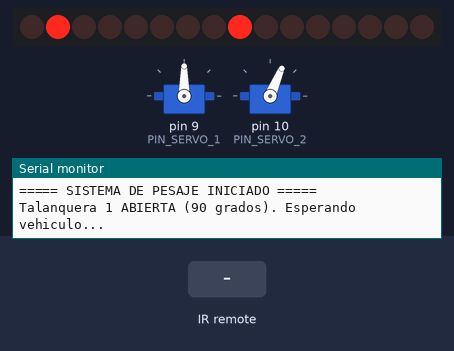
This sketch was run on a simulated Arduino Mega 2560, built with avr-gcc and run on an emulated ATmega2560. Parts: 2 × servo, 16 shift-register outputs drawn as a row of LEDs (first output left, lit = HIGH), the last lines printed to the serial monitor. Wiring (inferred from the names in the program): IR receiver: data pin 7. The inputs (shaded band) are chosen by the test bench.

Above: at 1.2 s.
1.3 s: infrared code 0x27 received
At 2.1 s:
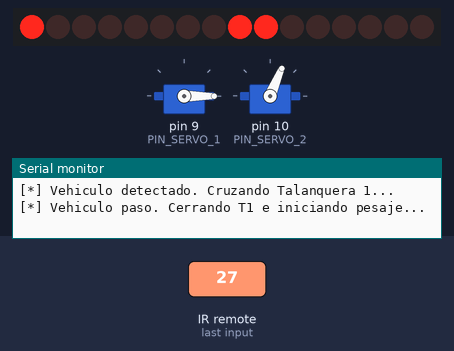
At 6.4 s:
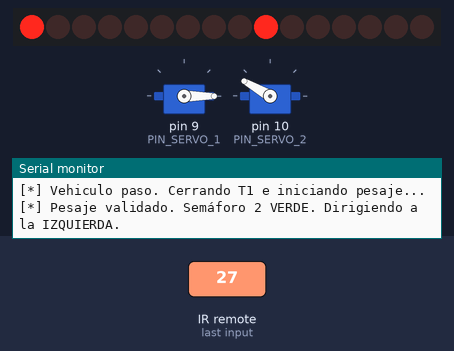
Timing chart, 0 to 11.8 s (numbered marks = the images above; inputs shaded):
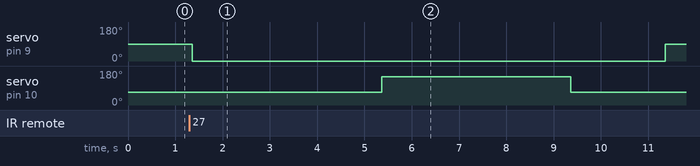

Measured:
- after the input at 1.3 s, servo on pin 9 (PIN_SERVO_1): 90° → 0° after 0.06 s, → 90° 10.0 s later; servo on pin 10 (PIN_SERVO_2): 67° → 150° after 4.1 s, → 67° 4.0 s later

The sketch:

PORTUS_Fase1.ino
```cpp
#include <Servo.h>

// --- Definiciones de Pines ---
#define PIN_SERVO_1 9
#define PIN_SERVO_2 10
#define PIN_SENSOR_IR 7

// Pines para los Semáforos
#define PIN_LATCH 8
#define PIN_CLOCK 11
#define PIN_DATA 12

// --- Estados Binarios de los Colores ---
const byte APAGADO =  B00000000;
const byte ROJO =     B00000001;
const byte VERDE =    B00000010;
const byte AMARILLO = B00000011;

// --- Creación de Objetos ---
Servo talanquera1;
Servo talanquera2;

// --- Variables para control de tiempo e iteración ---
unsigned long tiempoReferencia = 0;
const unsigned long tiempoSimulacionPesaje = 4000;
const unsigned long tiempoSalidaCamion = 4000;
const unsigned long tiempoReinicioCiclo = 2000;

bool turnoIzquierda = true;

// --- Máquina de Estados del Sistema ---
enum EstadoSistema {
  ESPERANDO_INGRESO,
  CRUZANDO_INGRESO,
  SIMULANDO_PESAJE,
  SALIDA_AUTORIZADA,
  REINICIANDO_SISTEMA
};
EstadoSistema estadoActual = ESPERANDO_INGRESO;

void setup() {
  Serial.begin(9600);
  pinMode(PIN_SENSOR_IR, INPUT);

  pinMode(PIN_LATCH, OUTPUT);
  pinMode(PIN_CLOCK, OUTPUT);
  pinMode(PIN_DATA, OUTPUT);

  talanquera1.attach(PIN_SERVO_1);
  talanquera2.attach(PIN_SERVO_2);

  // Configuración Inicial
  centrarTalanquera2();
  abrirTalanquera1();
  actualizarSemaforos(VERDE, ROJO);

  Serial.println("===== SISTEMA DE PESAJE INICIADO =====");
  Serial.println("Talanquera 1 ABIERTA (90 grados). Esperando vehiculo...");
}

void loop() {
  int estadoSensorIR = digitalRead(PIN_SENSOR_IR);

  switch (estadoActual) {

    case ESPERANDO_INGRESO:
      if (estadoSensorIR == LOW) {
        Serial.println("[*] Vehiculo detectado. Cruzando Talanquera 1...");
        estadoActual = CRUZANDO_INGRESO;
      }
      break;

    case CRUZANDO_INGRESO:
      if (estadoSensorIR == HIGH) {
        Serial.println("[*] Vehiculo paso. Cerrando T1 e iniciando pesaje...");

        cerrarTalanquera1();
        actualizarSemaforos(ROJO, AMARILLO);

        tiempoReferencia = millis();
        estadoActual = SIMULANDO_PESAJE;
      }
      break;

    case SIMULANDO_PESAJE:
      if (millis() - tiempoReferencia >= tiempoSimulacionPesaje) {
        actualizarSemaforos(ROJO, VERDE);

        if (turnoIzquierda) {
          Serial.println("[*] Pesaje validado. Semáforo 2 VERDE. Dirigiendo a la IZQUIERDA.");
          apuntarIzquierdaTalanquera2();
        } else {
          Serial.println("[*] Pesaje validado. Semáforo 2 VERDE. Dirigiendo a la DERECHA.");
          apuntarDerechaTalanquera2();
        }

        tiempoReferencia = millis();
        estadoActual = SALIDA_AUTORIZADA;
      }
      break;

    case SALIDA_AUTORIZADA:
      if (millis() - tiempoReferencia >= tiempoSalidaCamion) {
        Serial.println("[*] Vehiculo salio. Centrando sistema...");

        centrarTalanquera2();
        actualizarSemaforos(ROJO, ROJO);

        turnoIzquierda = !turnoIzquierda;

        tiempoReferencia = millis();
        estadoActual = REINICIANDO_SISTEMA;
      }
      break;

    case REINICIANDO_SISTEMA:
      if (millis() - tiempoReferencia >= tiempoReinicioCiclo) {
        Serial.println("===== LISTO PARA NUEVO VEHICULO =====");

        abrirTalanquera1();
        actualizarSemaforos(VERDE, ROJO);

        estadoActual = ESPERANDO_INGRESO;
      }
      break;
  }
}

// --- Funciones de Control de Hardware ---

void abrirTalanquera1() { talanquera1.write(90); }
void cerrarTalanquera1() { talanquera1.write(0); }

// Talanquera 2: 90 grados es el centro
void centrarTalanquera2() { talanquera2.write(67); }
void apuntarIzquierdaTalanquera2() { talanquera2.write(150); }
void apuntarDerechaTalanquera2() { talanquera2.write(0); }

// Función para semáforos
void actualizarSemaforos(byte estadoTalanquera1, byte estadoTalanquera2) {
  digitalWrite(PIN_LATCH, LOW);
  shiftOut(PIN_DATA, PIN_CLOCK, MSBFIRST, estadoTalanquera2);
  shiftOut(PIN_DATA, PIN_CLOCK, MSBFIRST, estadoTalanquera1);
  digitalWrite(PIN_LATCH, HIGH);
}
```

cola_grua.cpp
```cpp
// cola_grua.cpp
#include "cola_grua.h"

void inicializarColaGrua() {}
void encolarTrabajo(TrabajoGrua trabajo) {}
bool hayTrabajoPendiente() { return false; }
TrabajoGrua obtenerSiguienteTrabajo()
{
    TrabajoGrua vacio = {TRABAJO_DEPOSITO, -1, -1, -1};
    return vacio;
}
void completarTrabajoActual() {}
```

cola_grua.h
```cpp
// cola_grua.h
#ifndef COLA_GRUA_H
#define COLA_GRUA_H
#include "modelos.h"

enum TipoTrabajoGrua
{
    TRABAJO_DEPOSITO,
    TRABAJO_RETIRO,
    TRABAJO_REMOCION
};

struct TrabajoGrua
{
    TipoTrabajoGrua tipo;
    int idTurno;
    int posicionOrigen;
    int posicionDestino;
};

void inicializarColaGrua();
void encolarTrabajo(TrabajoGrua trabajo);
bool hayTrabajoPendiente();
TrabajoGrua obtenerSiguienteTrabajo();
void completarTrabajoActual();
#endif
```

consola.cpp
```cpp
// consola.cpp
#include "consola.h"

void inicializarConsola() {}
void actualizarConsola() {}
```

consola.h
```cpp
// consola.h
#ifndef CONSOLA_H
#define CONSOLA_H

void inicializarConsola();
void actualizarConsola();
#endif
```

control_central.cpp
```cpp
#include "control_central.h"
#include "config.h"
#include "garita.h"
#include "ruta.h"
#include "pesaje.h"
#include "transferencia.h"
#include "grua.h"
#include "cola_grua.h"
#include "inventario.h"

// --- Camiones y manifiestos precargados (datos locales de la Fase 1) ---
static Camion baseCamiones[TOTAL_CAMIONES] = {
    {"EA225305", "C-101", 500.0, true},
    {"99A08729", "C-202", 520.0, true},
    {"E116F9B0", "C-303", 500.0, false}};

static Manifiesto baseManifiestos[MAX_OPERACIONES_PRECARGADAS] = {
    {0, 0, DEPOSITO, 5.0, Manifiesto::PENDIENTE},
    {1, 1, RETIRO, 5.0, Manifiesto::PENDIENTE},
    // TODO: completar hasta 6-8 operaciones (mezcla depósito/retiro)
};

// --- Turnos activos (recurso central de concurrencia) ---
#define MAX_TURNOS_ACTIVOS 3
static Turno turnos[MAX_TURNOS_ACTIVOS];
static bool turnoOcupado[MAX_TURNOS_ACTIVOS] = {false, false, false};

// --- Búsqueda de un slot libre para crear un nuevo turno ---
static int buscarSlotLibre()
{
    for (int i = 0; i < MAX_TURNOS_ACTIVOS; i++)
    {
        if (!turnoOcupado[i])
            return i;
    }
    return -1; // sin capacidad: la garita debe rechazar el ingreso
}

static int buscarCamionPorRfid(String rfid)
{
    for (int i = 0; i < TOTAL_CAMIONES; i++)
    {
        if (baseCamiones[i].rfid == rfid)
            return i;
    }
    return -1;
}

static int buscarManifiestoPendiente(int idCamion)
{
    int encontrado = -1;
    for (int i = 0; i < MAX_OPERACIONES_PRECARGADAS; i++)
    {
        if (baseManifiestos[i].idCamion == idCamion &&
            baseManifiestos[i].estado == Manifiesto::PENDIENTE)
        {
            if (encontrado != -1)
                return -2; // más de un manifiesto pendiente = rechazo
            encontrado = i;
        }
    }
    return encontrado; // -1 = ninguno, -2 = ambiguo, >=0 = índice válido
}

void inicializarControlCentral()
{
    for (int i = 0; i < MAX_TURNOS_ACTIVOS; i++)
    {
        turnoOcupado[i] = false;
    }
}

// --- Intento de creación de un turno nuevo desde la garita ---
static void intentarCrearTurno()
{
    if (!hayCamionEnGarita())
        return;

    String uid = obtenerUidLeido();
    int idCamion = buscarCamionPorRfid(uid);

    if (idCamion == -1)
    {
        // RFID no reconocido -> la propia garita.cpp debe mostrar el rechazo
        return;
    }
    if (!baseCamiones[idCamion].autorizadoLocalmente)
    {
        return; // camión no autorizado
    }

    int idManifiesto = buscarManifiestoPendiente(idCamion);
    if (idManifiesto < 0)
    {
        return; // sin manifiesto o ambiguo -> rechazo
    }

    int slot = buscarSlotLibre();
    if (slot == -1)
    {
        return; // sin capacidad -> el camión espera
    }

    // TODO: validar según tipo de operación que exista posición
    // accesible (depósito) o que el contenedor exista en patio (retiro),
    // usando inventario.h antes de aceptar.

    Turno nuevo;
    nuevo.idCamion = idCamion;
    nuevo.idManifiesto = idManifiesto;
    nuevo.estacionActual = GARITA;
    nuevo.siguienteEstacion = PESAJE_INICIAL;
    nuevo.pesajeInicial = 0;
    nuevo.pesajeFinal = 0;
    nuevo.posicionPatioAsignada = -1;
    nuevo.trabajoGruaAsignado = false;

    turnos[slot] = nuevo;
    turnoOcupado[slot] = true;
    baseManifiestos[idManifiesto].estado = Manifiesto::EN_PROCESO;

    abrirTalanquera();
}

// --- Avance de un turno individual, un paso por llamada (no bloqueante) ---
static void actualizarTurno(int i)
{
    Turno &t = turnos[i];

    switch (t.estacionActual)
    {

    case GARITA:
        if (hayCamionEnGarita())
        {
            t.estacionActual = PESAJE_INICIAL;
        }
        break;

    case PESAJE_INICIAL:
        if (pesajeListo())
        {
            t.pesajeInicial = obtenerPesoMedido();
            // TODO: comparar contra manifiesto + tolerancia
            bool pesoValido = true; // placeholder hasta tener la comparación real
            if (pesoValido)
            {
                continuarRutaNormal();
                t.estacionActual = TRANSFERENCIA;
            }
            else
            {
                desviarARamal();
                t.estacionActual = RETENIDO;
            }
        }
        break;

    case TRANSFERENCIA:
        if (!zonaTransferenciaOcupada() && camionDetectadoEnTransferencia())
        {
            // TODO: reservar posición en inventario.h y encolar trabajo en cola_grua.h
            TrabajoGrua trabajo = {TRABAJO_DEPOSITO, i, -1, t.posicionPatioAsignada};
            encolarTrabajo(trabajo);
            t.trabajoGruaAsignado = true;
            t.estacionActual = GRUA_PATIO;
        }
        break;

    case GRUA_PATIO:
        // Espera a que la cola de grúa confirme que su trabajo terminó
        if (t.trabajoGruaAsignado && gruaOciosa())
        {
            // TODO: confirmar físicamente colocación antes de avanzar
            t.estacionActual = PESAJE_FINAL;
        }
        break;

    case PESAJE_FINAL:
        if (pesajeListo())
        {
            t.pesajeFinal = obtenerPesoMedido();
            // TODO: comparar contra tara / peso esperado
            t.estacionActual = SALIDA;
        }
        break;

    case SALIDA:
        // TODO: validar mismo camión, abrir puerta y esperar que salga
        t.estacionActual = CERRADO;
        break;

    case RETENIDO:
        // Turno queda bloqueado en Fase 1: no se reincorpora (según enunciado)
        break;

    case CERRADO:
        baseManifiestos[t.idManifiesto].estado = Manifiesto::COMPLETADO;
        turnoOcupado[i] = false; // libera el slot para un nuevo camión
        break;

    default:
        break;
    }
}

void actualizarControlCentral()
{
    intentarCrearTurno();

    for (int i = 0; i < MAX_TURNOS_ACTIVOS; i++)
    {
        if (turnoOcupado[i])
        {
            actualizarTurno(i);
        }
    }
}

int totalTurnosActivos()
{
    int total = 0;
    for (int i = 0; i < MAX_TURNOS_ACTIVOS; i++)
    {
        if (turnoOcupado[i])
            total++;
    }
    return total;
}

Turno obtenerTurno(int indice)
{
    return turnos[indice];
}
```

control_central.h
```cpp
// control_central.h
#ifndef CONTROL_CENTRAL_H
#define CONTROL_CENTRAL_H
#include "modelos.h"

void inicializarControlCentral();
void actualizarControlCentral();

// útiles para la consola de supervisión
int totalTurnosActivos();
Turno obtenerTurno(int indice);
#endif
```

garita.cpp
```cpp
// garita.cpp
#include "garita.h"
#include "config.h"
#include <SPI.h>
#include <MFRC522.h>
#include <Servo.h>
#include <Wire.h>
#include <LiquidCrystal_I2C.h>

// --- Objetos de hardware ---
static MFRC522 rfid(PIN_SS_RFID, PIN_RST_RFID);
static Servo miTalanquera;
static LiquidCrystal_I2C lcd(LCD_DIRECCION_I2C, LCD_COLUMNAS, LCD_FILAS);

// --- Variables de control de tiempo (sin delay) ---
static unsigned long ultimoTiempoLectura = 0;
static const unsigned long intervaloCooldown = 1500;

static unsigned long tiempoInicioApertura = 0;
static const unsigned long tiempoCiego = 3000;

static unsigned long tiempoInicioValidacion = 0;
static const unsigned long tiempoValidacion = 1500;

// --- Estado interno de la garita ---
enum EstadoGarita
{
    ESPERANDO_CAMION,
    VALIDANDO_ACCESO,
    TIEMPO_CIEGO_ARRANQUE,
    TALANQUERA_ABIERTA,
    CAMION_CRUZANDO
};
static EstadoGarita estadoActual = ESPERANDO_CAMION;

static String uidPendiente = "";
static bool banderaCamionListo = false; // true cuando el camion ya cruzo completo

// --- Base de datos local de camiones (temporal aqui; luego vendra de control_central) ---
struct CamionLocal
{
    String rfid;
    String placa;
    bool autorizado;
};
static CamionLocal baseDatosCamiones[] = {
    {"EA225305", "C-101", true},
    {"99A08729", "C-202", true},
    {"E116F9B0", "C-303", false}};
static const int TOTAL_CAMIONES_LOCAL = 3;

// --- Funciones internas ---
static void actualizarSemaforo(int rojo, int amarillo, int verde)
{
    digitalWrite(PIN_LED_ROJO_GARITA, rojo);
    digitalWrite(PIN_LED_AMARILLO_GARITA, amarillo);
    digitalWrite(PIN_LED_VERDE_GARITA, verde);
}

static void mostrarLCD(String linea1, String linea2)
{
    lcd.clear();
    lcd.setCursor(0, 0);
    lcd.print(linea1);
    lcd.setCursor(0, 1);
    lcd.print(linea2);
}

void inicializarGarita()
{
    pinMode(PIN_SENSOR_IR_GARITA, INPUT);
    pinMode(PIN_LED_ROJO_GARITA, OUTPUT);
    pinMode(PIN_LED_AMARILLO_GARITA, OUTPUT);
    pinMode(PIN_LED_VERDE_GARITA, OUTPUT);

    pinMode(PIN_SS_RFID, OUTPUT);
    digitalWrite(PIN_SS_RFID, HIGH);

    SPI.begin();
    rfid.PCD_Init();
    miTalanquera.attach(PIN_SERVO_TALANQUERA);
    cerrarTalanquera();

    lcd.init();
    lcd.backlight();
    mostrarLCD("PORTUS - Garita", "Esperando...");

    actualizarSemaforo(HIGH, LOW, LOW);
}

// garita.cpp — agregar esta variable y exponerla
static bool banderaNuevoIngreso = false;
// dentro del case VALIDANDO_ACCESO, en la rama de éxito:
// banderaNuevoIngreso = true;
// función pública:
bool nuevoIngresoAutorizado()
{
    bool valor = banderaNuevoIngreso;
    banderaNuevoIngreso = false; // se consume una sola vez
    return valor;
}

void actualizarGarita()
{
    int estadoSensor = digitalRead(PIN_SENSOR_IR_GARITA);

    switch (estadoActual)
    {

    case ESPERANDO_CAMION:
        banderaCamionListo = false;
        if (millis() - ultimoTiempoLectura >= intervaloCooldown)
        {
            if (rfid.PICC_IsNewCardPresent() && rfid.PICC_ReadCardSerial())
            {

                ultimoTiempoLectura = millis();

                uidPendiente = "";
                for (byte i = 0; i < rfid.uid.size; i++)
                {
                    if (rfid.uid.uidByte[i] < 0x10)
                        uidPendiente += "0";
                    uidPendiente += String(rfid.uid.uidByte[i], HEX);
                }
                uidPendiente.toUpperCase();

                rfid.PICC_HaltA();
                rfid.PCD_StopCrypto1();

                actualizarSemaforo(LOW, HIGH, LOW);
                mostrarLCD("Tarjeta leida", "Validando...");
                tiempoInicioValidacion = millis();
                estadoActual = VALIDANDO_ACCESO;
            }
        }
        break;

    case VALIDANDO_ACCESO:
        if (millis() - tiempoInicioValidacion >= tiempoValidacion)
        {

            bool camionEncontrado = false;
            bool accesoPermitido = false;
            String placaDetectada = "";

            for (int i = 0; i < TOTAL_CAMIONES_LOCAL; i++)
            {
                if (baseDatosCamiones[i].rfid == uidPendiente)
                {
                    camionEncontrado = true;
                    placaDetectada = baseDatosCamiones[i].placa;
                    accesoPermitido = baseDatosCamiones[i].autorizado;
                    break;
                }
            }

            if (camionEncontrado && accesoPermitido)
            {
                mostrarLCD("Acceso: " + placaDetectada, "AUTORIZADO");
                actualizarSemaforo(LOW, LOW, HIGH);
                abrirTalanquera();
                tiempoInicioApertura = millis();
                estadoActual = TIEMPO_CIEGO_ARRANQUE;
            }
            else
            {
                if (!camionEncontrado)
                {
                    mostrarLCD("RECHAZO:", "RFID no valido");
                }
                else
                {
                    mostrarLCD("RECHAZO:", "No autorizado");
                }
                actualizarSemaforo(HIGH, LOW, LOW);
                estadoActual = ESPERANDO_CAMION;
            }
        }
        break;

    case TIEMPO_CIEGO_ARRANQUE:
        if (millis() - tiempoInicioApertura >= tiempoCiego)
        {
            estadoActual = TALANQUERA_ABIERTA;
        }
        break;

    case TALANQUERA_ABIERTA:
        if (estadoSensor == LOW)
        {
            estadoActual = CAMION_CRUZANDO;
        }
        break;

    case CAMION_CRUZANDO:
        if (estadoSensor == HIGH)
        {
            cerrarTalanquera();
            actualizarSemaforo(HIGH, LOW, LOW);
            mostrarLCD("PORTUS - Garita", "Esperando...");
            banderaCamionListo = true; // avisa a control_central que ya cruzo
            estadoActual = ESPERANDO_CAMION;
        }
        break;
    }
}

bool hayCamionEnGarita()
{
    return banderaCamionListo;
}

String obtenerUidLeido()
{
    return uidPendiente;
}

void abrirTalanquera()
{
    miTalanquera.write(90);
}

void cerrarTalanquera()
{
    miTalanquera.write(0);
}
```

garita.h
```cpp
// garita.h
#ifndef GARITA_H
#define GARITA_H
#include <Arduino.h>

void inicializarGarita();
void actualizarGarita();
bool hayCamionEnGarita();
String obtenerUidLeido();
void abrirTalanquera();
void cerrarTalanquera();
bool nuevoIngresoAutorizado(); // true una vez, cuando se autoriza el acceso
#endif
```

grua.cpp
```cpp
// grua.cpp
#include "grua.h"
void inicializarGrua() {}
void actualizarGrua() {}
void moverGruaAPosicion(int posicion) {}
bool gruaEnPosicion() { return true; }
bool gruaOciosa() { return true; }
```

grua.h
```cpp
// grua.h
#ifndef GRUA_H
#define GRUA_H
void inicializarGrua();
void actualizarGrua();
void moverGruaAPosicion(int posicion);
bool gruaEnPosicion();
bool gruaOciosa();
#endif
```

inventario.cpp
```cpp
// inventario.cpp
#include "inventario.h"

void inicializarInventario() {}
EstadoPosicion estadoDePosicion(int posicion) { return POS_LIBRE; }
int buscarPosicionLibre() { return -1; }
void reservarPosicion(int posicion) {}
void confirmarOcupacion(int posicion, String idContenedor) {}
void liberarPosicion(int posicion) {}
void marcarBloqueada(int posicion) {}
```

modelos.cpp
```cpp
// modelos.cpp
#include "modelos.h"
```

Source omitted: inventario.h (438 bytes), modelos.h (994 bytes), patio_fisico.cpp (174 bytes), patio_fisico.h (178 bytes), pesaje.cpp (167 bytes), pesaje.h (197 bytes), ruta.cpp (134 bytes), ruta.h (143 bytes), seguridad.cpp (163 bytes), seguridad.h (162 bytes), transferencia.cpp (222 bytes), transferencia.h (210 bytes) and 1 more
